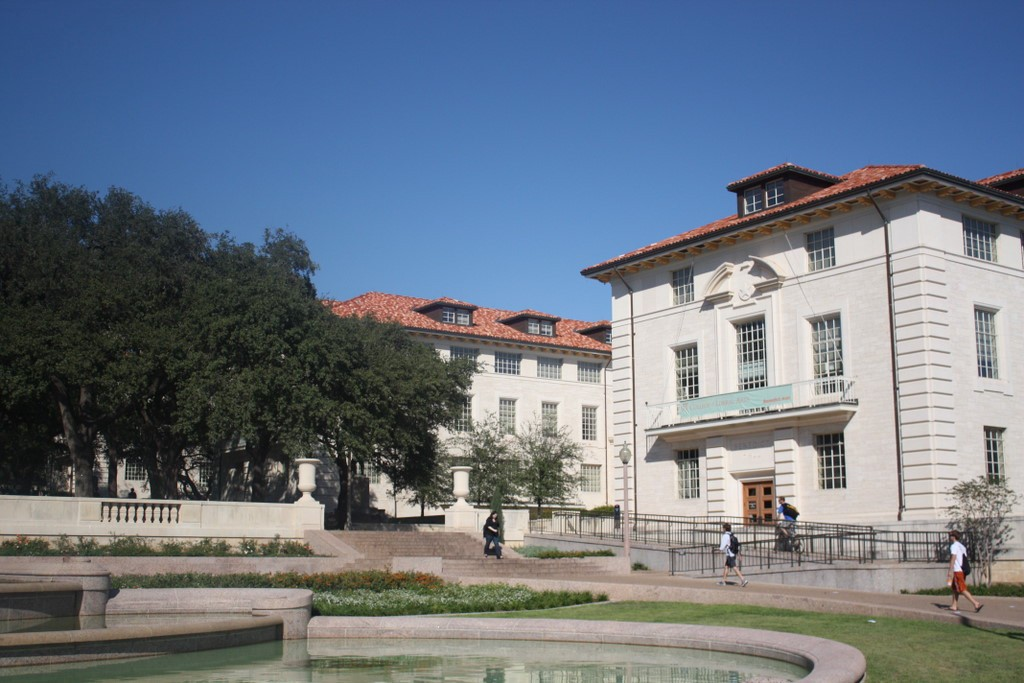
#> input picture Panorma_stitching/Data/image01.jpg, 1024 x 683 px
$ jupyter execute panorama-stitching.ipynb   (shell and % lines are left out)
#> lines starting #> are read from the running program, lines starting #| are printed output that depends on the picture; after the words box and inside, x2 and y2 are one past the last pixel; in counts of white or black regions, pixels touching at a corner belong together
# **Panorama Stitching **

This code will show how to use keypoint detection to detect distinctive points within both images. The matching keypoints are then used to compute a homography which is then used to stitch the images.

[cell 1]

import imageio
import cv2
import numpy as np
import matplotlib.pyplot as plt

# Load the first image
img1 = imageio.imread('./Data/image01.jpg')
#> img1 is the input picture: shape (683, 1024, 3); mean R, G, B 107.9, 118.7, 132.3
img1_gray = cv2.cvtColor(img1, cv2.COLOR_RGB2GRAY)
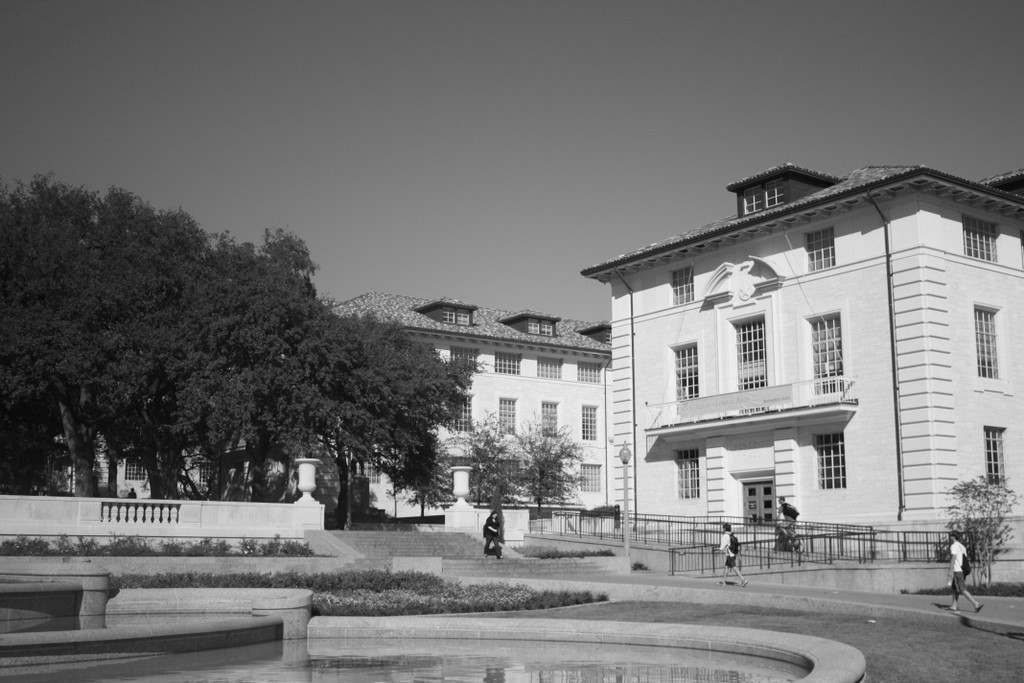
#> img1_gray: shape (683, 1024); min 3, max 253, mean 117

# Load the second image
img2 = imageio.imread('./Data/image02.jpg')
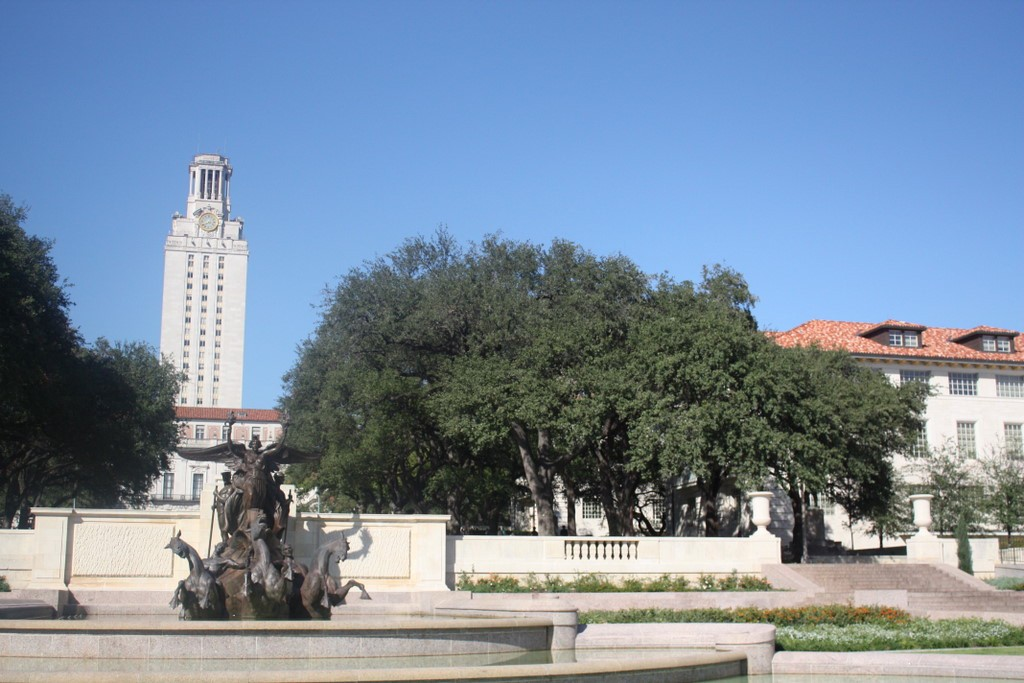
#> input picture Panorma_stitching/Data/image02.jpg, 1024 x 683 px
#> img2 is the input picture: shape (683, 1024, 3); mean R, G, B 122, 139.8, 159.3
img2_gray = cv2.cvtColor(img2, cv2.COLOR_RGB2GRAY)
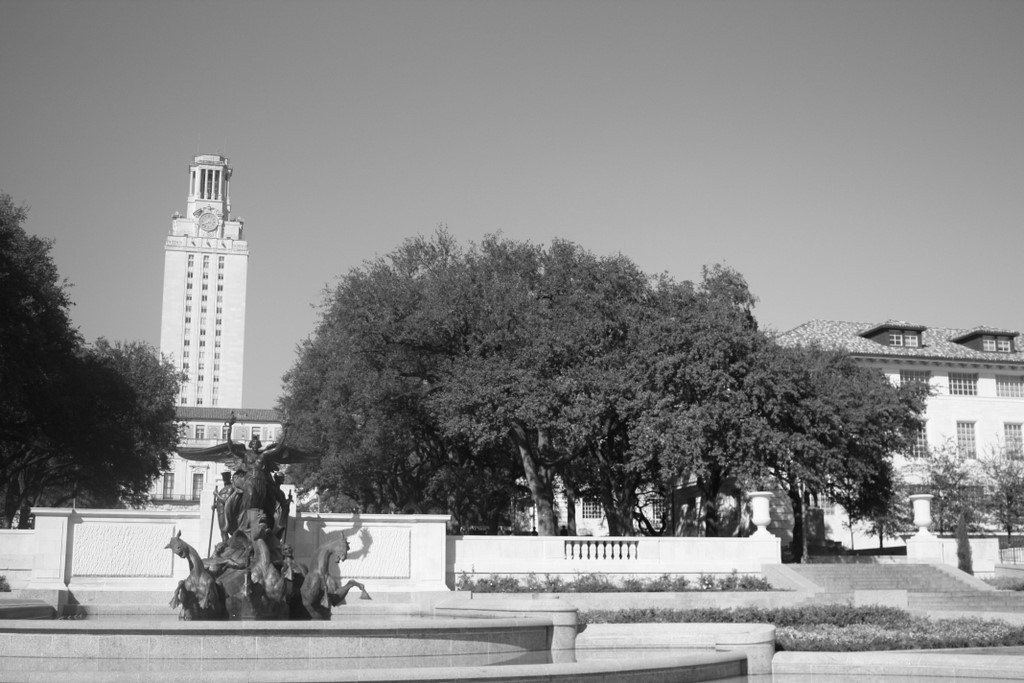
#> img2_gray: shape (683, 1024); min 3, max 255, mean 136.7

# Display both images
fig, (ax1, ax2) = plt.subplots(nrows=1, ncols=2, constrained_layout=False, figsize=(16,9))
ax1.imshow(img1, cmap="gray")
ax1.set_xlabel("Query image", fontsize=14)

ax2.imshow(img2, cmap="gray")
ax2.set_xlabel("Train image (Image to be transformed)", fontsize=14)
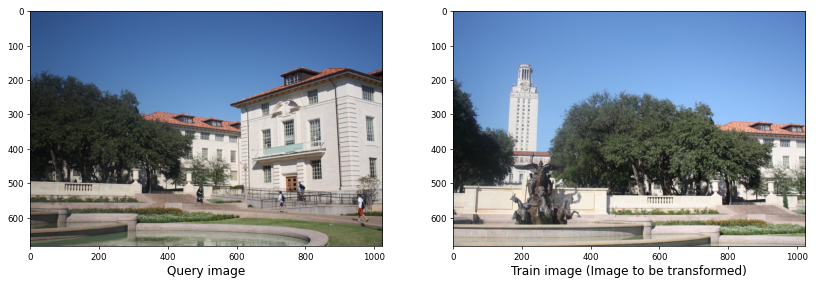
#> figure drawn by matplotlib, 2 panels

[cell 2]
def detectAndDescribe(image):
    """
    Compute key points and feature descriptors using an specific method
    """
    descriptor = cv2.ORB_create()

    # get keypoints and descriptors
    kps, features = descriptor.detectAndCompute(image, None)
#> kps = 500 keypoints; strongest (x, y, size): (751, 385, 31), (762, 383, 31), (443, 516, 31), (425, 514, 37.2)

    return kps, features

# Use the ORB function to detect the keypoints and extract the features.
# SIFT was not used here since SIFT is protected by a python and is no
# longer supported on recent OpenCV. However, one can install earlier
# versions to use SIFT. More information about the ORB function can
# be found in this paper
# E. Rublee, V. Rabaud, K. Konolige and G. Bradski, "ORB: An efficient
# alternative to SIFT or SURF," 2011 International Conference on Computer
# Vision, Barcelona, 2011, pp. 2564-2571.
kpsA, featuresA = detectAndDescribe(img1_gray)
#> kpsA has the same summary as kps in detectAndDescribe
kpsB, featuresB = detectAndDescribe(img2_gray)
#> in detectAndDescribe (call 2), `kps, features = descriptor.detectAndCompute(image, None)`: kps = 500 keypoints; strongest (x, y, size): (534, 528, 31), (535, 533, 37.2), (637, 508, 31), (596, 544, 37.2)
#> kpsB has the same summary as kps in detectAndDescribe

# display the keypoints and features detected on both images
fig, (ax1,ax2) = plt.subplots(nrows=1, ncols=2, figsize=(20,8), constrained_layout=False)
ax1.imshow(cv2.drawKeypoints(img1_gray,kpsA,None,color=(0,255,0)))
ax1.set_xlabel("(a)", fontsize=14)
ax2.imshow(cv2.drawKeypoints(img2_gray,kpsB,None,color=(0,255,0)))
ax2.set_xlabel("(b)", fontsize=14)

plt.show()
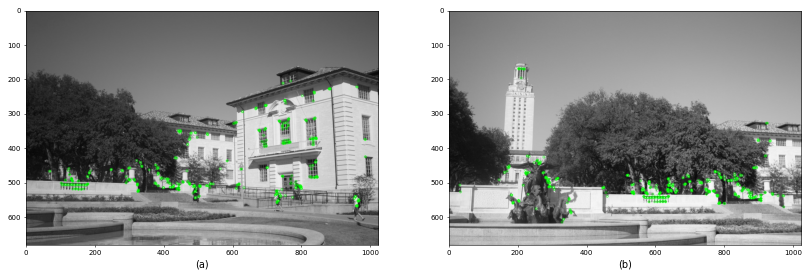
#> figure drawn by matplotlib, 2 panels

[cell 3]
def matchKeyPointsBF(featuresA, featuresB):
    #bf = createMatcher('orb', crossCheck=True)
    bf = cv2.BFMatcher(cv2.NORM_HAMMING, crossCheck=True)
    # Match descriptors.
    best_matches = bf.match(featuresA,featuresB)
#> best_matches = 189 matches

    # Sort the features in order of distance.
    # The points with small distance (more similarity) are ordered first in the vector
    rawMatches = sorted(best_matches, key = lambda x:x.distance)
#> rawMatches = 189 matches
    print("Raw matches (Brute force):", len(rawMatches))
#| Raw matches (Brute force): 189
    return rawMatches

# Compare all points using brute force
matches = matchKeyPointsBF(featuresA, featuresB)
#> matches = 189 matches
img3 = cv2.drawMatches(img1,kpsA,img2,kpsB,matches[:100],
                       None,flags=cv2.DrawMatchesFlags_NOT_DRAW_SINGLE_POINTS)
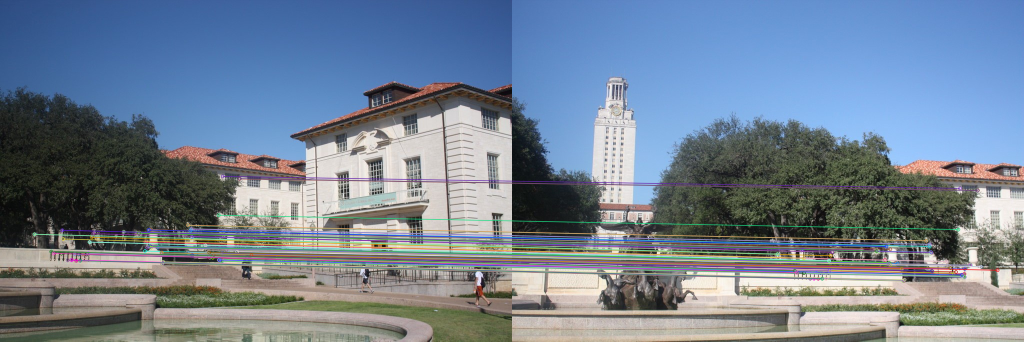
#> img3: shape (683, 2048, 3) (shown at 1/2 size); mean R, G, B 114.3, 129.2, 146.6

fig = plt.figure(figsize=(20,8))
plt.imshow(img3)

[cell 4]
import imutils

def getHomography(kpsA, kpsB, featuresA, featuresB, matches, reprojThresh):
    # convert the keypoints to numpy arrays
#> called with reprojThresh = 4
    kpsA = np.float32([kp.pt for kp in kpsA])
#> kpsA = 500 pairs, first value 68.4 to 984, second value 206 to 570
    kpsB = np.float32([kp.pt for kp in kpsB])
#> kpsB = 500 pairs, first value 31 to 970.6, second value 169.9 to 615.9

    if len(matches) > 4:

        # construct the two sets of points
        ptsA = np.float32([kpsA[m.queryIdx] for m in matches])
#> ptsA = 189 pairs, first value 68.4 to 964.8, second value 222.9 to 553
        ptsB = np.float32([kpsB[m.trainIdx] for m in matches])
#> ptsB = 189 pairs, first value 33 to 970.6, second value 328.3 to 587.5

        # estimate the homography between the sets of points
        (H, status) = cv2.findHomography(ptsA, ptsB, cv2.RANSAC,
            reprojThresh)
#> H = [[0.813, 0.107, 426.5], [-0.129, 0.983, 58.94], [-0.0002, 3.73e-05, 1]]; status = 189 values, max 1 at index 0, min 0 at index 67, mean 0.646

        return (matches, H, status)
    else:
        return None
# Compute the homography to align the points
M = getHomography(kpsA, kpsB, featuresA, featuresB, matches, reprojThresh=4)
#> M = 3 matches
if M is None:
    print("Error!")
(matches, H, status) = M

# Apply panorama correction
width = img1.shape[1] + img2.shape[1]
#> width = 2048
height = img1.shape[0] + img2.shape[0]
#> height = 1366

result = cv2.warpPerspective(img1, H, (width, height))
result[0:img2.shape[0], 0:img2.shape[1]] = img2

# transform the panorama image to grayscale and threshold it
gray = cv2.cvtColor(result, cv2.COLOR_BGR2GRAY)
thresh = cv2.threshold(gray, 0, 255, cv2.THRESH_BINARY)[1]
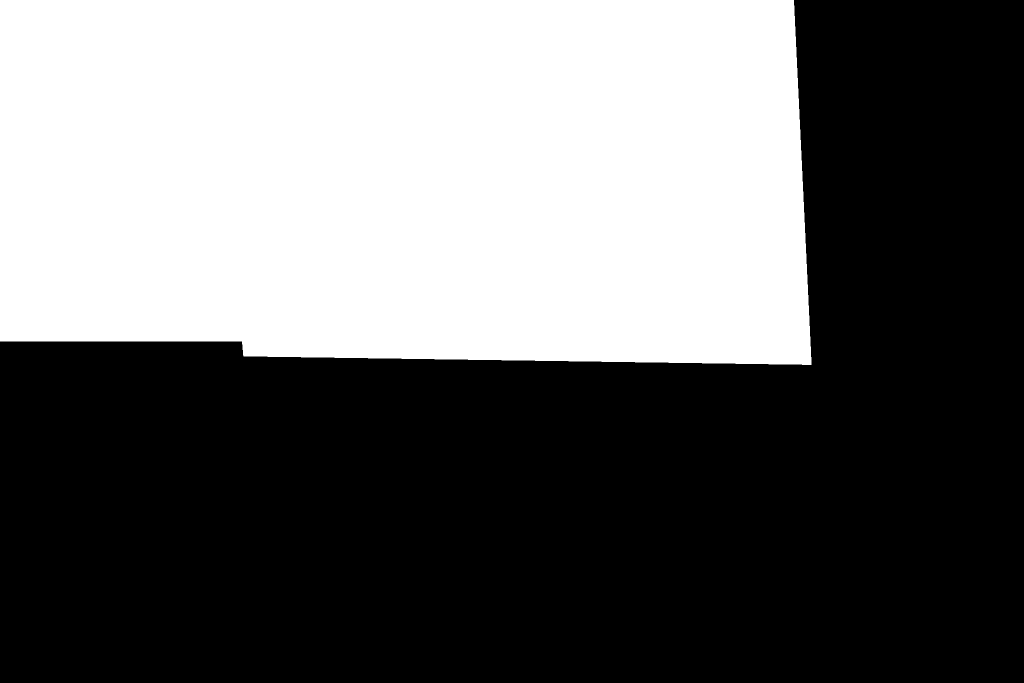
#> thresh: shape (1366, 2048) (shown at 1/2 size); 40.7% white; 1 white region

# Finds contours from the binary image
cnts = cv2.findContours(thresh.copy(), cv2.RETR_EXTERNAL, cv2.CHAIN_APPROX_SIMPLE)
#> cnts = 1 contour; box (x1, y1, x2, y2) and area: (0, 0, 1623, 730) 1137027
cnts = imutils.grab_contours(cnts)

# get the maximum contour area
c = max(cnts, key=cv2.contourArea)
#> c = contour of 117 points, box (x1, y1, x2, y2) (0, 0, 1623, 730), area 1137027

# get a bbox from the contour area
(x, y, w, h) = cv2.boundingRect(c)
#> x = 0; y = 0; w = 1623; h = 730

# crop the image to the bbox coordinates
result = result[y:y + h, x:x + w]
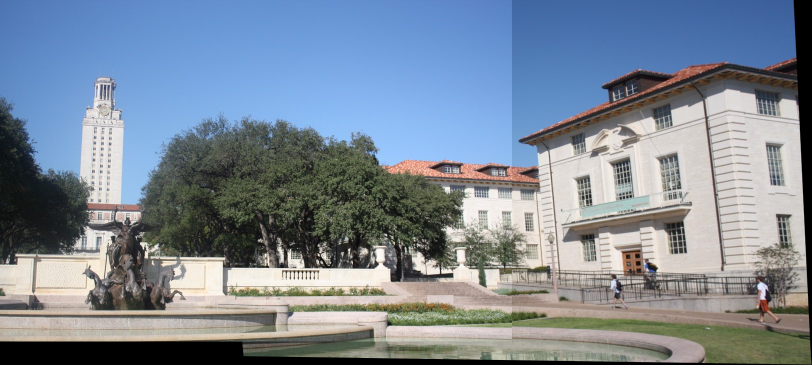
#> result: shape (730, 1623, 3) (shown at 1/2 size); mean R, G, B 123.9, 136.3, 150.3

# show the cropped image
plt.figure(figsize=(20,10))
plt.imshow(result)
plt.show()
